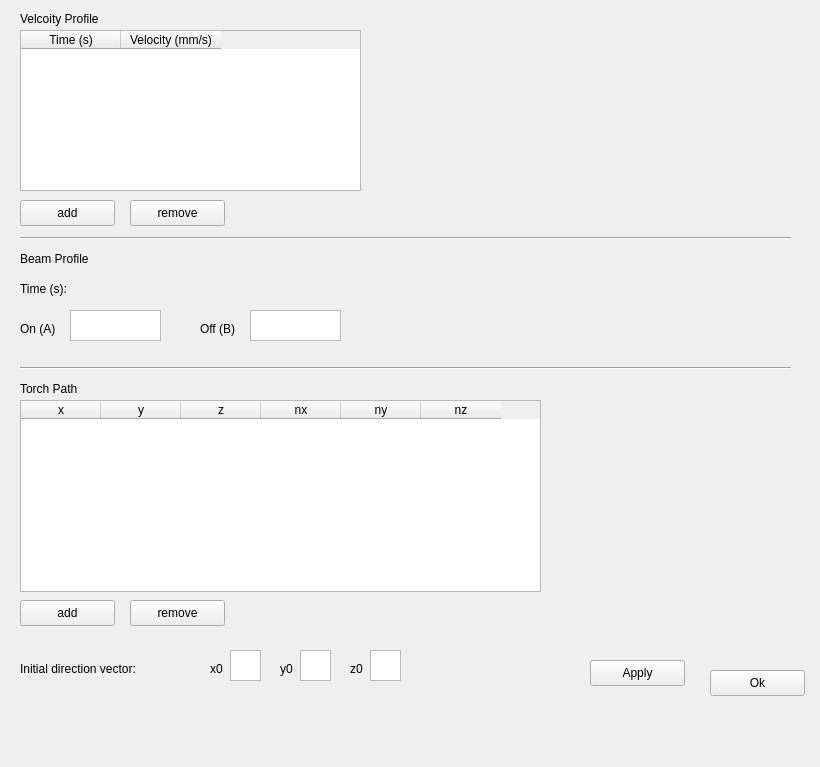
<?xml version="1.0" encoding="UTF-8"?>
<ui version="4.0">
 <class>Form</class>
 <widget class="QWidget" name="Form">
  <property name="geometry">
   <rect>
    <x>0</x>
    <y>0</y>
    <width>820</width>
    <height>767</height>
   </rect>
  </property>
  <property name="windowTitle">
   <string>Form</string>
  </property>
  <widget class="QTableWidget" name="path_table">
   <property name="geometry">
    <rect>
     <x>20</x>
     <y>400</y>
     <width>521</width>
     <height>192</height>
    </rect>
   </property>
   <attribute name="horizontalHeaderDefaultSectionSize">
    <number>80</number>
   </attribute>
   <column>
    <property name="text">
     <string>x</string>
    </property>
   </column>
   <column>
    <property name="text">
     <string>y</string>
    </property>
   </column>
   <column>
    <property name="text">
     <string>z</string>
    </property>
   </column>
   <column>
    <property name="text">
     <string>nx</string>
    </property>
   </column>
   <column>
    <property name="text">
     <string>ny</string>
    </property>
   </column>
   <column>
    <property name="text">
     <string>nz</string>
    </property>
   </column>
  </widget>
  <widget class="QPushButton" name="v_t_removeRow_button">
   <property name="geometry">
    <rect>
     <x>130</x>
     <y>200</y>
     <width>95</width>
     <height>26</height>
    </rect>
   </property>
   <property name="text">
    <string>remove</string>
   </property>
  </widget>
  <widget class="QLabel" name="beam_plot">
   <property name="geometry">
    <rect>
     <x>560</x>
     <y>250</y>
     <width>231</width>
     <height>101</height>
    </rect>
   </property>
   <property name="text">
    <string/>
   </property>
   <property name="pixmap">
    <pixmap>Beam_profile.png</pixmap>
   </property>
   <property name="scaledContents">
    <bool>true</bool>
   </property>
  </widget>
  <widget class="QPushButton" name="button_apply">
   <property name="geometry">
    <rect>
     <x>590</x>
     <y>660</y>
     <width>95</width>
     <height>26</height>
    </rect>
   </property>
   <property name="text">
    <string>Apply</string>
   </property>
  </widget>
  <widget class="QLabel" name="path_plot">
   <property name="geometry">
    <rect>
     <x>560</x>
     <y>410</y>
     <width>241</width>
     <height>161</height>
    </rect>
   </property>
   <property name="text">
    <string/>
   </property>
   <property name="pixmap">
    <pixmap>path_description.png</pixmap>
   </property>
   <property name="scaledContents">
    <bool>true</bool>
   </property>
  </widget>
  <widget class="QLabel" name="dirx0_label">
   <property name="geometry">
    <rect>
     <x>210</x>
     <y>660</y>
     <width>21</width>
     <height>18</height>
    </rect>
   </property>
   <property name="text">
    <string>x0</string>
   </property>
  </widget>
  <widget class="QLabel" name="path_header">
   <property name="geometry">
    <rect>
     <x>20</x>
     <y>380</y>
     <width>91</width>
     <height>18</height>
    </rect>
   </property>
   <property name="text">
    <string>Torch Path</string>
   </property>
  </widget>
  <widget class="QPushButton" name="button_ok">
   <property name="geometry">
    <rect>
     <x>710</x>
     <y>670</y>
     <width>95</width>
     <height>26</height>
    </rect>
   </property>
   <property name="text">
    <string>Ok</string>
   </property>
  </widget>
  <widget class="QTextEdit" name="beam_on">
   <property name="geometry">
    <rect>
     <x>70</x>
     <y>310</y>
     <width>91</width>
     <height>31</height>
    </rect>
   </property>
  </widget>
  <widget class="QLabel" name="beam_t">
   <property name="geometry">
    <rect>
     <x>20</x>
     <y>280</y>
     <width>71</width>
     <height>18</height>
    </rect>
   </property>
   <property name="text">
    <string>Time (s):</string>
   </property>
  </widget>
  <widget class="QTextEdit" name="beam_off">
   <property name="geometry">
    <rect>
     <x>250</x>
     <y>310</y>
     <width>91</width>
     <height>31</height>
    </rect>
   </property>
  </widget>
  <widget class="QPushButton" name="v_t_addRow_button">
   <property name="geometry">
    <rect>
     <x>20</x>
     <y>200</y>
     <width>95</width>
     <height>26</height>
    </rect>
   </property>
   <property name="text">
    <string>add</string>
   </property>
  </widget>
  <widget class="QLabel" name="v_t_header">
   <property name="geometry">
    <rect>
     <x>20</x>
     <y>10</y>
     <width>121</width>
     <height>18</height>
    </rect>
   </property>
   <property name="text">
    <string>Velcoity Profile</string>
   </property>
  </widget>
  <widget class="Line" name="split1">
   <property name="geometry">
    <rect>
     <x>20</x>
     <y>230</y>
     <width>771</width>
     <height>16</height>
    </rect>
   </property>
   <property name="orientation">
    <enum>Qt::Horizontal</enum>
   </property>
  </widget>
  <widget class="QTextEdit" name="dirx0">
   <property name="geometry">
    <rect>
     <x>230</x>
     <y>650</y>
     <width>31</width>
     <height>31</height>
    </rect>
   </property>
  </widget>
  <widget class="QLabel" name="dir0_label">
   <property name="geometry">
    <rect>
     <x>20</x>
     <y>660</y>
     <width>201</width>
     <height>18</height>
    </rect>
   </property>
   <property name="text">
    <string>Initial direction vector:</string>
   </property>
  </widget>
  <widget class="QLabel" name="dirz0_label">
   <property name="geometry">
    <rect>
     <x>350</x>
     <y>660</y>
     <width>21</width>
     <height>18</height>
    </rect>
   </property>
   <property name="text">
    <string>z0</string>
   </property>
  </widget>
  <widget class="Line" name="split2">
   <property name="geometry">
    <rect>
     <x>20</x>
     <y>360</y>
     <width>771</width>
     <height>16</height>
    </rect>
   </property>
   <property name="orientation">
    <enum>Qt::Horizontal</enum>
   </property>
  </widget>
  <widget class="QLabel" name="beam_off_label">
   <property name="geometry">
    <rect>
     <x>200</x>
     <y>320</y>
     <width>51</width>
     <height>18</height>
    </rect>
   </property>
   <property name="text">
    <string>Off (B)</string>
   </property>
  </widget>
  <widget class="QLabel" name="diry0_label">
   <property name="geometry">
    <rect>
     <x>280</x>
     <y>660</y>
     <width>21</width>
     <height>18</height>
    </rect>
   </property>
   <property name="text">
    <string>y0</string>
   </property>
  </widget>
  <widget class="QLabel" name="beam_on_label">
   <property name="geometry">
    <rect>
     <x>20</x>
     <y>320</y>
     <width>51</width>
     <height>18</height>
    </rect>
   </property>
   <property name="text">
    <string>On (A)</string>
   </property>
  </widget>
  <widget class="QLabel" name="v_t_plot">
   <property name="geometry">
    <rect>
     <x>560</x>
     <y>130</y>
     <width>231</width>
     <height>101</height>
    </rect>
   </property>
   <property name="text">
    <string/>
   </property>
   <property name="pixmap">
    <pixmap>Velocity_profile.png</pixmap>
   </property>
   <property name="scaledContents">
    <bool>true</bool>
   </property>
  </widget>
  <widget class="QPushButton" name="path_removeRow_button">
   <property name="geometry">
    <rect>
     <x>130</x>
     <y>600</y>
     <width>95</width>
     <height>26</height>
    </rect>
   </property>
   <property name="text">
    <string>remove</string>
   </property>
  </widget>
  <widget class="QLabel" name="beam_header">
   <property name="geometry">
    <rect>
     <x>20</x>
     <y>250</y>
     <width>121</width>
     <height>18</height>
    </rect>
   </property>
   <property name="text">
    <string>Beam Profile</string>
   </property>
  </widget>
  <widget class="QTableWidget" name="v_t_table">
   <property name="geometry">
    <rect>
     <x>20</x>
     <y>30</y>
     <width>341</width>
     <height>161</height>
    </rect>
   </property>
   <attribute name="horizontalHeaderCascadingSectionResizes">
    <bool>true</bool>
   </attribute>
   <column>
    <property name="text">
     <string>Time (s)</string>
    </property>
   </column>
   <column>
    <property name="text">
     <string>Velocity (mm/s)</string>
    </property>
   </column>
  </widget>
  <widget class="QTextEdit" name="dirz0">
   <property name="geometry">
    <rect>
     <x>370</x>
     <y>650</y>
     <width>31</width>
     <height>31</height>
    </rect>
   </property>
  </widget>
  <widget class="QPushButton" name="path_addRow_button">
   <property name="geometry">
    <rect>
     <x>20</x>
     <y>600</y>
     <width>95</width>
     <height>26</height>
    </rect>
   </property>
   <property name="text">
    <string>add</string>
   </property>
  </widget>
  <widget class="QTextEdit" name="diry0">
   <property name="geometry">
    <rect>
     <x>300</x>
     <y>650</y>
     <width>31</width>
     <height>31</height>
    </rect>
   </property>
  </widget>
 </widget>
 <resources/>
 <connections/>
</ui>
